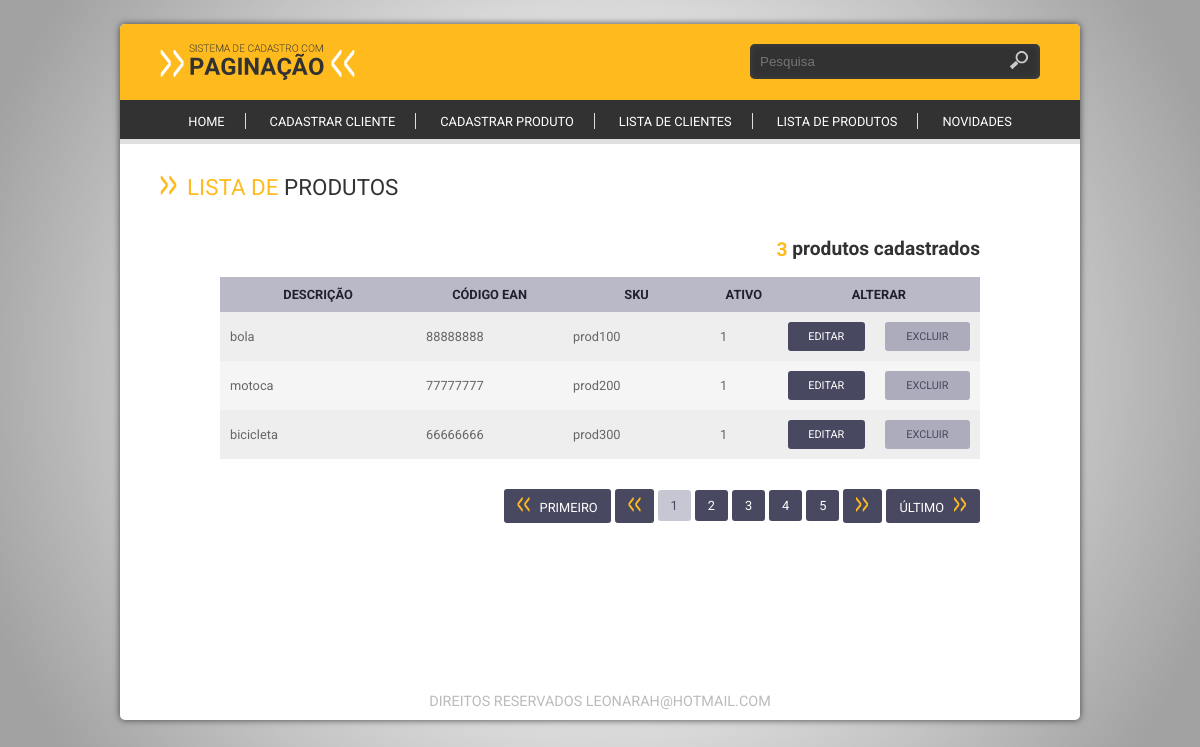
Page /produto/ on the committed database.
### tables this page shows
CREATE TABLE `produto` (
  `id_produto` int(11) NOT NULL,
  `descricao` varchar(150) NOT NULL,
  `codigo_ean` int(15) NOT NULL,
  `sku` varchar(10) NOT NULL,
  `ativo` varchar(1) NOT NULL DEFAULT '1'
);

### app/core/Controller.php (called while the page is built, shortened)
<?php
    class Controller {
        public function load($viewName, $viewDados=array()) {
            extract($viewDados);
            include "app/views/" . $viewName .".php";
        }
    }
?>

### app/controllers/ProdutoController.php (called while the page is built, shortened)
<?php
    class ProdutoController extends Controller {
        public function index() {
            $produto = new M_Produto();
            $dados["produtos"] = $produto->lista();
            $dados["view"] = "produto/List";
            $this->load("template", $dados);
        }
    }
?>

### app/core/Core.php (called while the page is built, shortened)
<?php
    class Core {
        private $parametros = array();
        public function run() {
            $c = new $controllerCorrente;
            call_user_func_array(array($c, $this->getMetodo()), $this->getParametros());
        }
        public function getMetodo() {
            return METODO_PADRAO;
        }
        public function getParametros() {
            return $this->parametros;
        }
    }
?>

### index.php (called while the page is built, shortened)
<?php
    require 'app/core/Core.php';
    $core = new Core;
    $core->run();
?>

### app/core/Model.php (called while the page is built, shortened)
<?php
    abstract class Model {
        public function __construct() {
            $this->db = new \PDO("mysql:dbname=".BANCO.";host=".SERVIDOR,USUARIO,SENHA);
        }
    }
?>

### app/models/M_Produto.php (called while the page is built, shortened)
<?php
    class M_Produto extends Model {
        public function lista() {
            $sql = "SELECT * FROM produto";
            $qry = $this->db->query($sql);
            return $qry->fetchAll(\PDO::FETCH_OBJ);
        }
    }
?>

### app/views/produto/List.php (the view)
            <div class="base-home">
	<h1 class="titulo"><span>Lista de</span> Produtos</h1>
	<div class="base-lista">
		<span class="qtde"><b><?php echo count($produtos) ?></b> produtos cadastrados</span>
		<div class="tabela">
			<table cellpadding="0" cellspacing="0" border="0">
				<thead>
					<tr>
						<th width="20%" align="center">Descrição</th>
						<th width="15%" align="center">Código EAN</th>
						<th width="15%" align="center">SKU</th>
						<th width="5%" align="center">Ativo</th>
						<th width="20%" align="center" colspan="2">Alterar</th>
					</tr>
				</thead>
				<tbody>
					<?php foreach($produtos as $produto) { ?>
					<tr>
						<td align="left"><?php echo $produto->descricao ?></td>
						<td align="left"><?php echo $produto->codigo_ean ?></td>
						<td align="left"><?php echo $produto->sku ?></td>
						<td align="left"><?php echo $produto->ativo ?></td>
						<td align="left">
							<a href="<?php echo URL_BASE ."produto/editar/". $produto->id_produto ?>" class="btn editar">Editar</a>
						</td>
						<td align="left">
							<a href="<?php echo URL_BASE ."produto/excluir/". $produto->id_produto?>"class="btn excluir">Excluir</a>
						</td>
					</tr>
					<?php } ?>
				</tbody>
			</table>
		</div>
		<ul class="paginacao">
			<li><a href="" class="primeiro">Primeiro</a></li>
			<li><a href="" class="ant"></a></li>
			<li class="ativo">1</li>
			<li><a href="">2</a></li>
			<li><a href="">3</a></li>
			<li><a href="">4</a></li>
			<li><a href="">5</a></li>
			<li><a href="" class="prox"></a></li>
			<li><a href="" class="ultimo">Último</a></li>
		</ul>
	</div>
</div>

### assets/css/style.css (style rules this page uses)
* { margin:0; padding:0; -webkit-box-sizing:border-box; -moz-box-sizing:border-box; box-sizing:border-box; vertical-align:middle; }
body { font-family: 'Roboto', sans-serif; font-size:1em; color:#444; background:#a2a2A2 url(../img/fundo.png) center no-repeat; background-size:100% }
h1,h2,h3,h4,h5,h6 { text-transform:uppercase; ont-weight:400; }
ul,li,ol { list-style:none; }
a { text-decoration:none }
.base-home { width:100%; display:inline-block; padding: 20px 40px; }
.titulo { display:block; padding:10px 0; color:#323232; font-size:1.4em; font-weight:400; text-align:left; }
.titulo:before { content:url(../img/ico-seta-ttl.png); padding-right:10px; }
.titulo span { color:#FFBB1E; position:relative; top:-2px; }
.btn { display:block; padding:10px; border-radius:3px; -webkit-border-radius:3px; -moz-border-radius:3px; text-transform:uppercase; color:#FFF; background:#484860; font-size:.8em; }
.base-lista { padding:10px 60px; width:100%; float:left; }
.base-lista span { color:#323232; display:block; padding:15px 0; font-weight:700; font-size:1.2em; text-align:right; }
.base-lista span b { color:#FFBA1E; }
.base-lista .tabela table { width:100%; }
.base-lista .tabela table th, .base-lista .tabela table td { font-size:.8em; }
.base-lista .tabela table th { padding:10px; text-transform:uppercase; color:#20202F; background:#B9B9C8; }
.base-lista .tabela table td { padding:10px; color:#666; }
.base-lista .tabela table tr { background:#EEE; }
.base-lista .tabela table tr:nth-of-type(2n+0) { background:#F5F5F5; }
.base-lista .tabela .btn { text-align:center; padding:8px 10px; font-size:.85em; }
.base-lista .tabela .btn.excluir { background:#C7C7D3; color:#484860; }
.base-lista .tabela .btn.excluir { background:#ACACBD; }
.paginacao { display:block; text-align:right; margin-top:30px; margin-bottom:130px; }
.paginacao li { display:inline-block; }
.paginacao .ativo { display:inline-block; background:#C7C7D3; padding: 8px 13px; font-size:.8em; border-radius:3px; -webkit-border-radius:3px; -moz-border-radius:3px; color:#484860; text-transform:uppercase; }
.paginacao li a { display:inline-block; background:#484860; padding: 8px 13px; font-size:.8em; border-radius:3px; -webkit-border-radius:3px; -moz-border-radius:3px; color:#fff; text-transform:uppercase; }
.paginacao li .primeiro:before { content:url(../img/ico-anterior.png); padding-right:10px; }
.paginacao li .ultimo:after { content:url(../img/ico-proximo.png); padding-left:10px; }
.paginacao li .ant:before { content:url(../img/ico-anterior.png); }
.paginacao li .prox:after { content:url(../img/ico-proximo.png); }

### rows in the picture
produto: descricao "bola", codigo_ean "88888888", sku "prod100", ativo "1"
produto: descricao "motoca", codigo_ean "77777777", sku "prod200", ativo "1"
produto: descricao "bicicleta", codigo_ean "66666666", sku "prod300", ativo "1"

### other values in the picture
count($produtos) "3"
